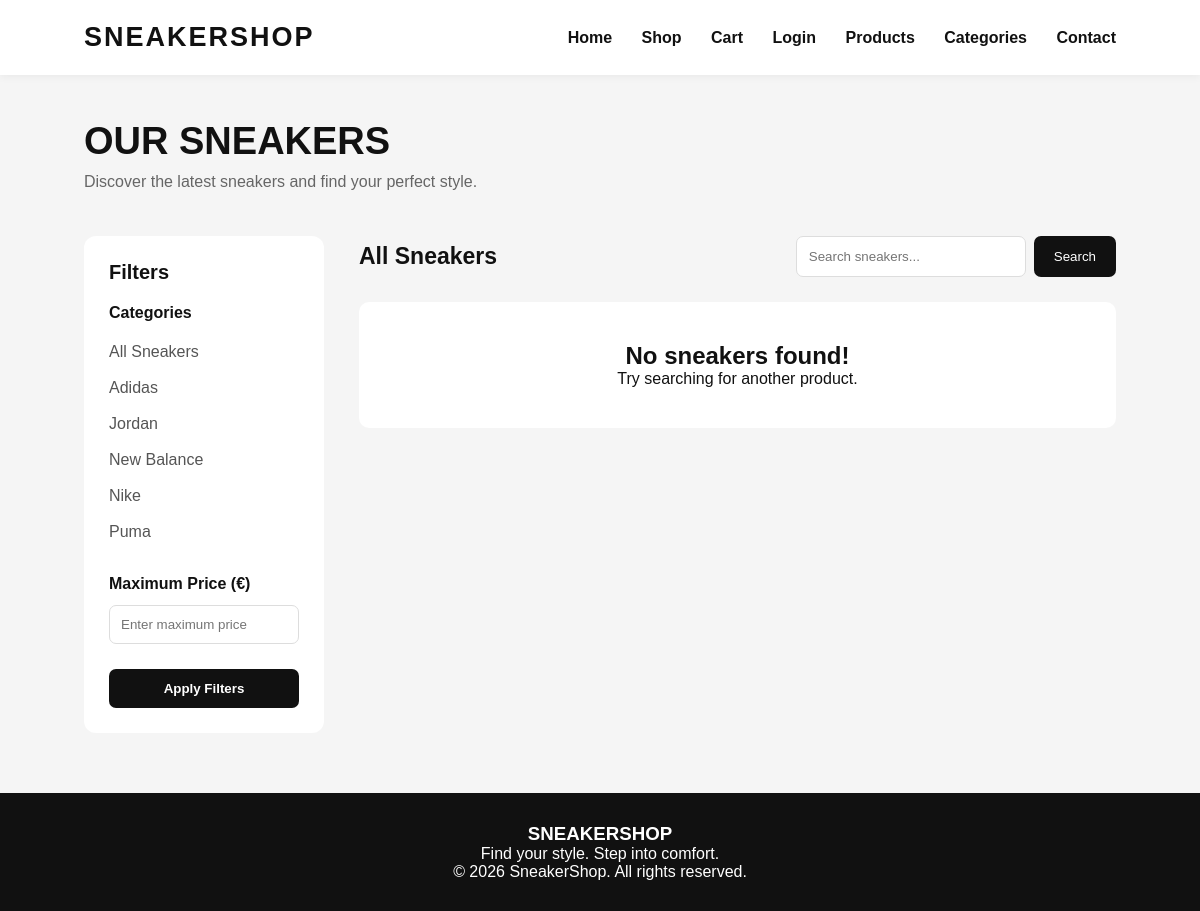
The app's page /shop.php, older data.
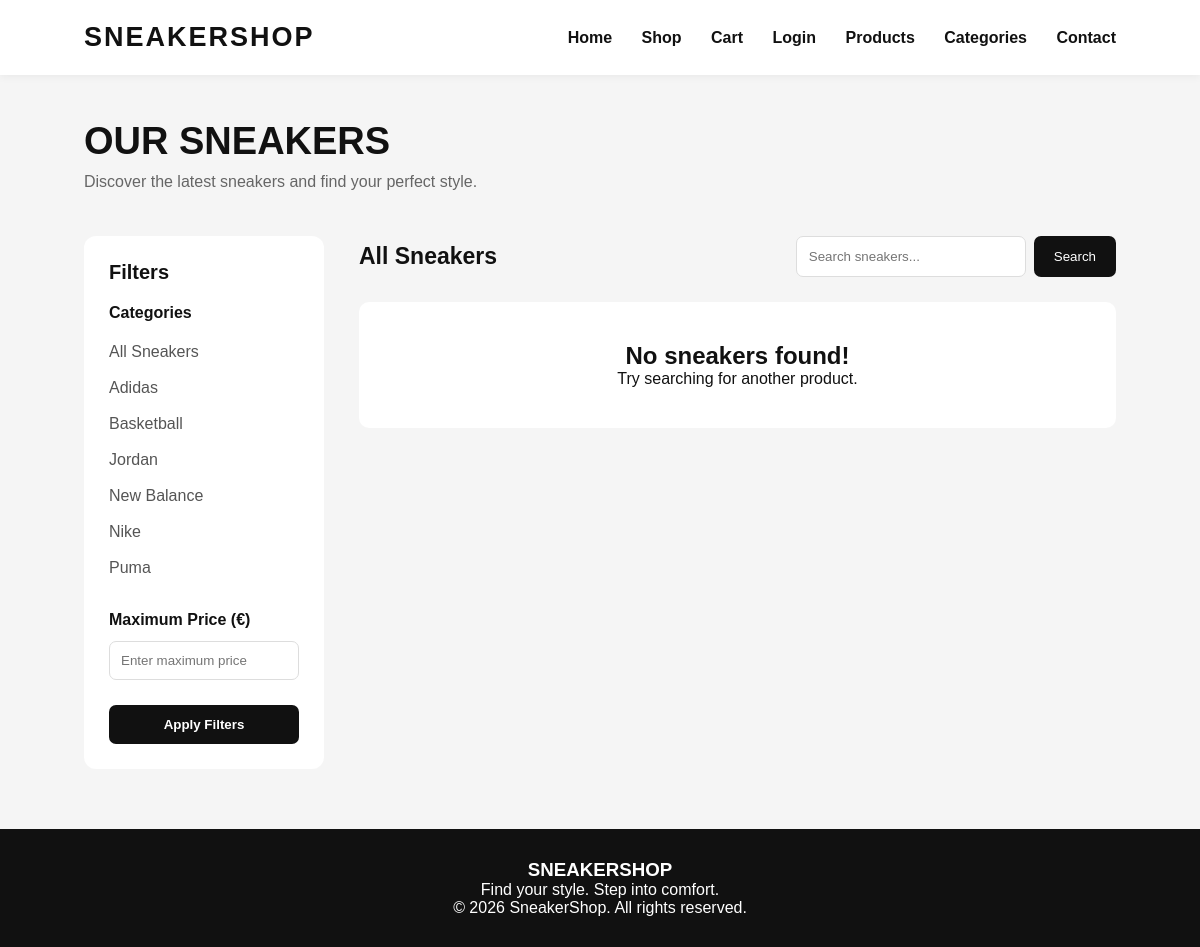
The same page, newer data.
### tables this page shows
CREATE TABLE `categories` (
  `id` int(11) NOT NULL,
  `name` varchar(100) NOT NULL,
  `slug` varchar(120) NOT NULL,
  `image` varchar(255) DEFAULT NULL
);

### functions.php (called while the page is built, shortened)
<?php
function e($value) {
    return htmlspecialchars((string)$value, ENT_QUOTES, 'UTF-8');
}
?>

### shop.php (the view, shortened to what the changed rows need)
<?php
include_once "functions.php";
$categoryQuery = $conn->query("SELECT * FROM categories ORDER BY name ASC");
$categories = $categoryQuery->fetchAll();
$sql = "SELECT products.*, categories.name AS category_name
        FROM products
        LEFT JOIN categories
        ON products.category_id = categories.id
        WHERE products.status = 'active'";
$params = [];
$sql .= " ORDER BY products.created_at DESC";
$stmt = $conn->prepare($sql);
$stmt->execute($params);
$products = $stmt->fetchAll();
?>
<!DOCTYPE html>
<html lang="en">
<head>
</head>
<body>
<section class="page-title">
    <h1>OUR SNEAKERS</h1>
</section>
<div class="container">
    <aside class="sidebar">
        <form method="GET" action="shop.php">
            <div class="filter-group">
                <h4>Categories</h4>
                <a href="shop.php">All Sneakers</a>
                <?php foreach ($categories as $cat): ?>
                    <a href="shop.php?category=<?= (int)$cat['id'] ?>">
                        <?= e($cat['name']) ?>
                    </a>
                <?php endforeach; ?>
            </div>
        </form>
    </aside>
    <main class="shop-content">
        <div class="shop-top">
            <h2>All Sneakers</h2>
        </div>
        <div class="products">
            <?php if (count($products) > 0): ?>
                <?php foreach ($products as $product): ?>
                <div class="product-card">
                    <div class="product-image">
                        <?php if (!empty($product['image'])): ?>
                            <?php
                                $image = $product['image'] ?? '';
                                $image = str_replace('\\', '/', $image);
                                $image = ltrim($image, '/');
                                $imageURL = '/php1/SneakerShop/' . $image;
                            ?>
                            <?php
                                $imagePath = __DIR__ . '/' . $product['image'];
                                echo "<p>Path: " . htmlspecialchars($imagePath) . "</p>";
                                echo "<p>Exists: " . (file_exists($imagePath) ? 'YES' : 'NO') . "</p>";
                            ?>
                            <img
                                src="<?php echo htmlspecialchars($imageURL); ?>"
                                alt="<?php echo htmlspecialchars($product['name']); ?>"
                                style="width:100%; height:220px; object-fit:contain;"
                                onerror="this.src='https://placehold.co/400x300?text=Image+Not+Found';"
                            >
                            <?php else: ?>
                                <img
                                src="https://placehold.co/400x300?text=Sneaker"
                                alt="No product image"
                            ?>
                            <?php endif; ?>
                    </div>
                </div>
                        <div class="product-info">
                            <span class="brand">
                                <?= e($product['brand']) ?>
                            </span>
                            <h3>
                                <?= e($product['name']) ?>
                            </h3>
                            <p class="category">
                                <?= e($product['category_name'] ?? 'Uncategorized') ?>
                            </p>
                            <div class="price">
                                €<?= number_format(
                                    (float)($product['sale_price'] ?? $product['price']),
                                    2
                                ) ?>
                                <?php if ($product['sale_price'] !== null): ?>
                                    <span class="old-price">
                                        €<?= number_format((float)$product['price'], 2) ?>
                                    </span>
                                <?php endif; ?>
                            </div>
                            <a
                                href="product.php?id=<?= (int)$product['id'] ?>"
                                class="view-btn"
                            >
                                View Product
                            </a>
                        </div>
                    </div>
                <?php endforeach; ?>
            <?php else: ?>
                <div class="no-products">
                    <h2>No sneakers found!</h2>
                </div>
            <?php endif; ?>
        </div>
    </main>
</div>
</body>
</html>

Row changes from the older to the newer data that the page shows:
added categories: name "Basketball"
